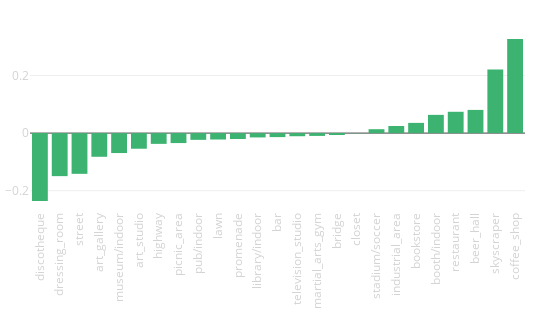

The code cell stored with this chart in its notebook:
### Code cell
tags_delta([x[0] for x in sc_delta], [x[1] for x in sc_delta])

### Figure 1 — Plotly figure (JSON) as saved in the notebook; plotly's stock layout.template omitted (floating-point values rounded to 4 significant figures)
{"data": [{"marker": {"color": "mediumseagreen"}, "type": "bar", "uid": "c949de1c-23ac-11e9-81b5-3c15c2cf2370", "x": ["discotheque", "dressing_room", "street", "art_gallery", "museum/indoor", "art_studio", "highway", "picnic_area", "pub/indoor", "lawn", "promenade", "library/indoor", "bar", "television_studio", "martial_arts_gym", "bridge", "closet", "stadium/soccer", "industrial_area", "bookstore", "booth/indoor", "restaurant", "beer_hall", "skyscraper", "coffee_shop"], "xaxis": "x", "y": [-0.2358, -0.1495, -0.1415, -0.08224, -0.06928, -0.05429, -0.03739, -0.03464, -0.02345, -0.02227, -0.02051, -0.01503, -0.01393, -0.01085, -0.009756, -0.006551, -0.0007351, 0.01356, 0.02472, 0.03552, 0.06336, 0.07403, 0.08053, 0.2205, 0.3268], "yaxis": "y"}], "layout": {"height": 330, "margin": {"b": 120, "l": 30, "r": 25, "t": 30}, "showlegend": false, "width": 550, "xaxis": {"anchor": "y", "domain": [0, 1], "tickangle": -90, "tickfont": {"color": "lightgrey", "size": 11.5}}, "xaxis2": {"tickangle": -90, "tickfont": {"color": "lightgrey", "size": 11.5}}, "yaxis": {"anchor": "x", "domain": [0, 1], "tickfont": {"color": "lightgrey", "size": 11.5}}, "yaxis2": {"tickfont": {"color": "lightgrey", "size": 11.5}}}}
